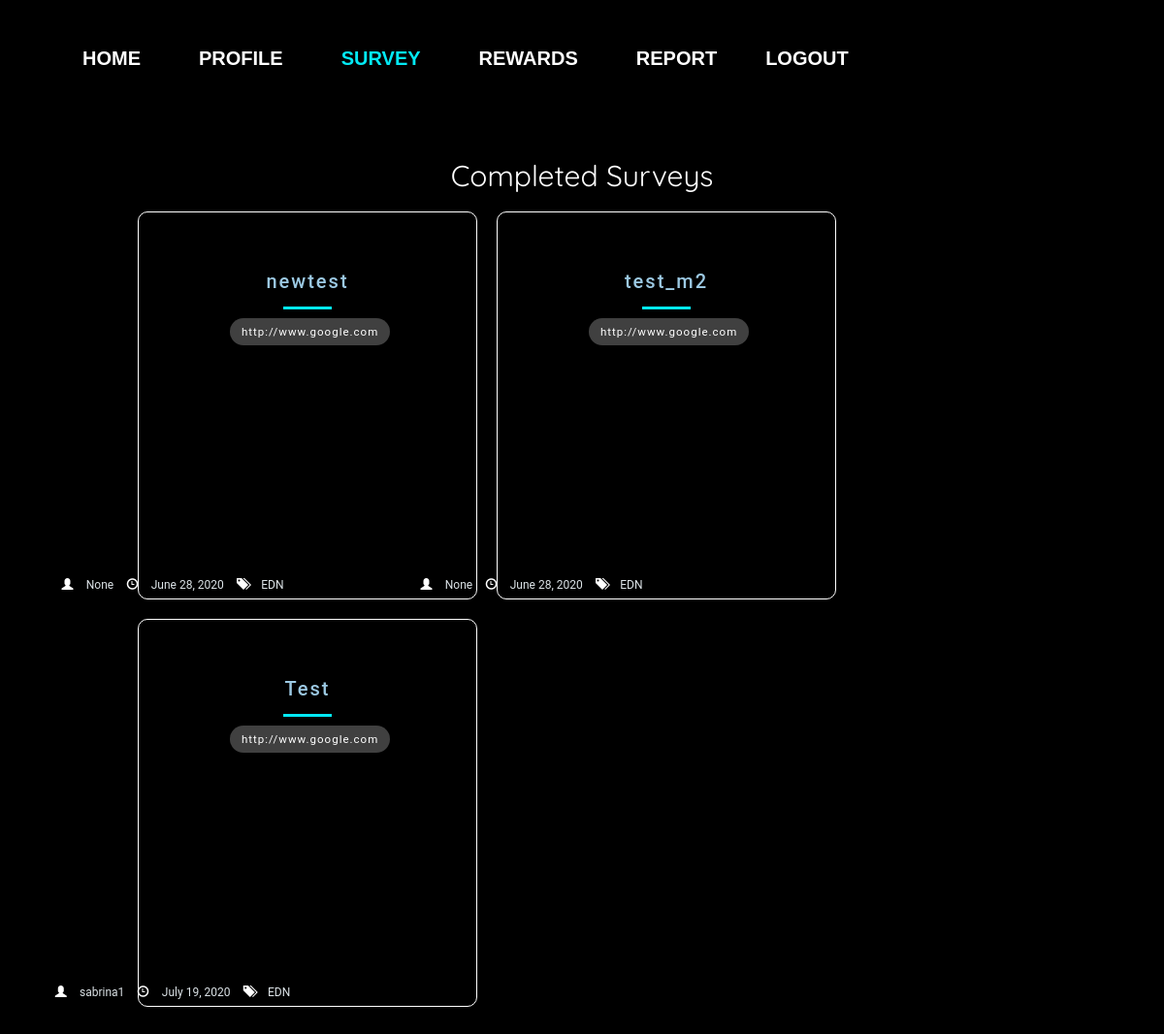
The app's page /completedsurveys/ (signed in) with its own data.
### survey/models.py (models this page shows, shortened)
class UploadSurvey(models.Model):
    user = models.ForeignKey(to=User, null=True, on_delete=models.SET_NULL,blank=True)
    uploadDate = models.DateField(default=timezone.now)
    surveytitle = models.CharField('Survey Title', max_length=100)
    surveylink = models.URLField('Survey Link', max_length=200)
    surveydescription = models.CharField('Survey Description',
        max_length=5000,
        help_text="Include your survey dscription here!")
    surveycategory_choices = [
    ('EDN','Education'),
    ('HTC','Healthcare'),
    ('LFS','Lifestyle'),
    ('NUS','NUS-Related'),
    ('OTH','Others')]
    surveycategory = models.CharField('Survey Category',choices=surveycategory_choices, max_length=100, default='OTH')
    gender_filter=models.ManyToManyField(GenderFilter,blank=True)
    singaporean_filter=models.ManyToManyField(SingaporeanFilter, blank=True)
    faculty_filter=models.ManyToManyField(FacultyFilter,blank=True)
    year_filter=models.ManyToManyField(YearFilter,blank=True)
    residential_filter=models.ManyToManyField(ResidentialFilter, blank=True)

### survey/views.py (the view)
# urls.py: path('completedsurveys/', survey_views.completedsurveys_view , name='completedsurveys'),
def completedsurveys_view(request):
    try:
        context = {
            'allcompletedsurveys': CompletedSurveys.objects.get(user=request.user)
        }
    except:
        context={
            'allcompletedsurveys': None
        }
    return render(request, 'survey/completedsurveys.html', context)

### survey/templates/survey/completedsurveys.html (shortened to what this page needs)
{% extends "survey/base.html" %}
{% load static %}
{% block css %}
<link rel="stylesheet" type="text/css" href="{% static 'survey/tracksurvey.css'%}">
{% endblock %}
{% block navbar %}
<div class="nav_box">
<header class="navbarheader">
<div class=nav>
  <ul class=navbarlist>
    <a href="{% url 'survey:dashboard' %}" role="button">Home</a>
    <a href="{% url 'accounts:profile' %}" role="button">Profile</a>
    <a href="{% url 'survey:survey' %}" role="button" class="active">Survey</a>
    <a href="{% url 'survey:shoprewards' %}" role="button">Rewards</a>
    <a href="{% url 'survey:report' %}" role="button">Report</a>
    <a href="{% url 'logout' %}" id="logout">Logout</a>
  </ul>
</div>
</header>
</div>
{% endblock %}
{% block body_block %}
{% load widget_tweaks %}
<div class="main">
  <h1> Completed Surveys </h1>
  <ul class="cards">
    {% for survey in allcompletedsurveys.completedsurveys.all %}
      <li class="cards_item">
      <div class="blog-card">
          <div class="title-content">
            <h3>
             {{survey.surveytitle}}
          </h3>
            <hr />
            <div class="intro">
              <a href="{{survey.surveylink}}" class="surveylinkbutton"> {{survey.surveylink}} </a>
            </div>
          </div>
          <div>
            <ul class="utility-list">
              <span class="glyphicon glyphicon-user" aria-hidden="true" style="color:white"> </span>
              <li class="user">{{survey.user}}</li>
              <span class="glyphicon glyphicon-time" aria-hidden="true" style="color:white"> </span>
              <li class="date">{{survey.uploadDate}}</li>
              <span class="glyphicon glyphicon-tags" aria-hidden="true" style="color:white"> </span>
              <li class="tags">{{survey.surveycategory}}</li>
            </ul>
          </div>
          <div class="color-overlay"></div>
        </div>
    </li>
    {% endfor %}
  </ul>
</div>
{% endblock %}

### survey/static/survey/base.css (style rules this page uses)
html { height: 100%; }
body { background: #000000; margin: auto; font-family: "Trebuchet MS", monospace; }
div { padding:5px; }

### survey/static/survey/nav.css (style rules this page uses)
.navbarheader { color: white; display: flex; align-items: center; justify-content: center; overflow: hidden; display: flex; align-items: center; justify-content: center; flex-direction: row; height:100px; position:fixed; }
.navbarlist { display: flex; list-style-type: none; }
.navbarlist a { margin: 10px 30px; position: relative; color: white; font-family: 'Oswald', sans-serif; font-size: 20px; font-weight: bold; text-transform: uppercase; text-decoration: none; }
.navbarlist a:before { position: absolute; bottom: -2px; content: ''; width: 100%; height: 3px; background: #03e9f4; transform: translateX(-100%); opacity: 0; }
.navbarlist .active { color: #03e9f4; }
#logout { margin-left: 20px; }

### survey/static/survey/tracksurvey.css (style rules this page uses)
html { background: black; }
body { color: white; font-family: 'Quicksand', serif; font-style: normal; font-weight: 400; letter-spacing: 0; padding: 1rem; }
.main { max-width: 1600px; margin: 0px auto; }
h1 { font-size: 30px; font-weight: 400; text-align: center; }
.cards { display: flex; flex-wrap: wrap; list-style: none; padding: 10%; margin-top: -10%; }
.cards_item { display: flex; padding: 1rem; }
.blog-card { border: 1px solid white; width: 350px; height: 400px; overflow: hidden; border-radius: 10px; box-shadow: 3px 3px 20px rgba(0, 0, 0, .5); text-align: center; }
.blog-card .color-overlay { border-color: white; width: 350px; height: 1000px; transition: background-color 0.3s cubic-bezier(0.33, 0.66, 0.66, 1); margin-top: -500px; margin-left: -5px }
.title-content { text-align: center; width: 100%; margin: 30px 0 0 0; line-height: 10px; }
h3 { font-size: 20px; font-weight: 500; letter-spacing: 2px; color: #9cc9e3; font-family: 'Roboto', sans-serif; margin-bottom: 10px; }
hr { width: 50px; height: 3px; margin: 15px auto; border: 0; background: #03e9f4; }
.intro { width: 170px; margin: 0 auto; color: #dce3e7; font-family: 'Roboto', sans-serif; font-size: 13px; line-height: 5px; }
.utility-list { list-style-type: none; padding: 0; width: 100%; position: absolute; margin-left: -570px; margin-top: 230px; font-size:12px; }
.utility-list li { margin: 5px -10px 5px 0; padding: 0 20px 0 30px; display: inline-block; color: #dce3e7; font-family: 'Roboto', sans-serif; }
.utility-list li.user { margin-left:-20px; }
.utility-list li.date { margin-left:-20px; }
.utility-list li.tags { margin-left:-20px; }
.surveylinkbutton { color: white; font-size: 1.15rem; width: 100%; padding: .5rem 1rem; border: 2px solid transparent; outline: none; border-radius: 1.5rem; background-color: rgba(255, 255, 255, 0.25); letter-spacing: 1px; }

### records on screen
UploadSurvey: surveytitle "newtest", surveylink "http://www.google.com", user "None", uploadDate "June 28, 2020", surveycategory "EDN"
UploadSurvey: surveytitle "test_m2", surveylink "http://www.google.com", user "None", uploadDate "June 28, 2020", surveycategory "EDN"
UploadSurvey: surveytitle "Test", surveylink "http://www.google.com", user "sabrina1", uploadDate "July 19, 2020", surveycategory "EDN"
